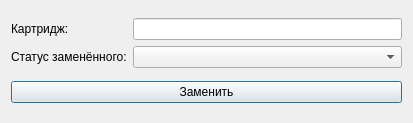
<?xml version="1.0" encoding="UTF-8"?>
<ui version="4.0">
 <class>changeCartridgeDialog</class>
 <widget class="QDialog" name="changeCartridgeDialog">
  <property name="geometry">
   <rect>
    <x>0</x>
    <y>0</y>
    <width>413</width>
    <height>123</height>
   </rect>
  </property>
  <property name="minimumSize">
   <size>
    <width>413</width>
    <height>123</height>
   </size>
  </property>
  <property name="maximumSize">
   <size>
    <width>413</width>
    <height>123</height>
   </size>
  </property>
  <property name="windowTitle">
   <string/>
  </property>
  <property name="modal">
   <bool>true</bool>
  </property>
  <layout class="QVBoxLayout" name="verticalLayout_3">
   <item>
    <layout class="QHBoxLayout" name="horizontalLayout">
     <item>
      <layout class="QVBoxLayout" name="verticalLayout">
       <item>
        <widget class="QLabel" name="label">
         <property name="text">
          <string>Картридж:</string>
         </property>
        </widget>
       </item>
       <item>
        <widget class="QLabel" name="label_2">
         <property name="text">
          <string>Статус заменённого:</string>
         </property>
        </widget>
       </item>
      </layout>
     </item>
     <item>
      <layout class="QVBoxLayout" name="verticalLayout_2">
       <item>
        <widget class="QLineEdit" name="leCartridgeIdToChange"/>
       </item>
       <item>
        <widget class="QComboBox" name="cbPrevCartridgeStatus"/>
       </item>
      </layout>
     </item>
    </layout>
   </item>
   <item>
    <widget class="QPushButton" name="pbChangeCartridge">
     <property name="text">
      <string>Заменить</string>
     </property>
    </widget>
   </item>
  </layout>
 </widget>
 <resources/>
 <connections/>
</ui>
